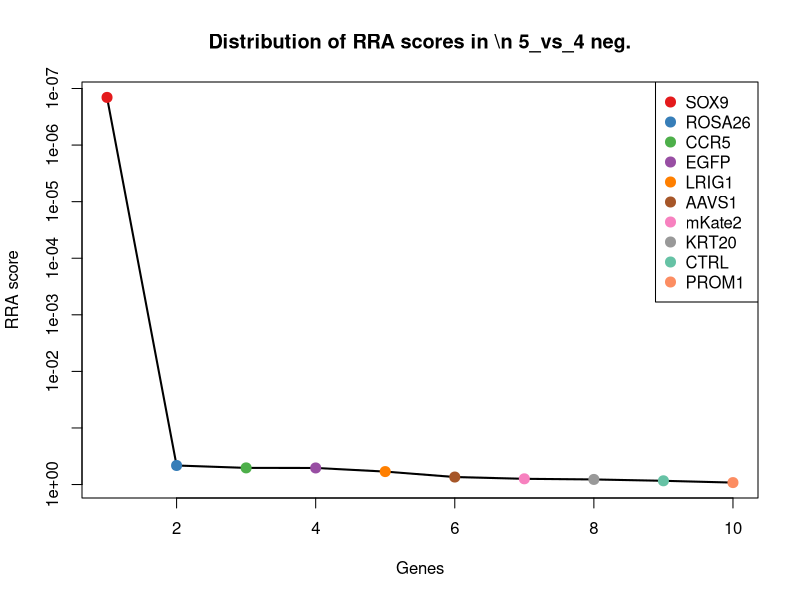
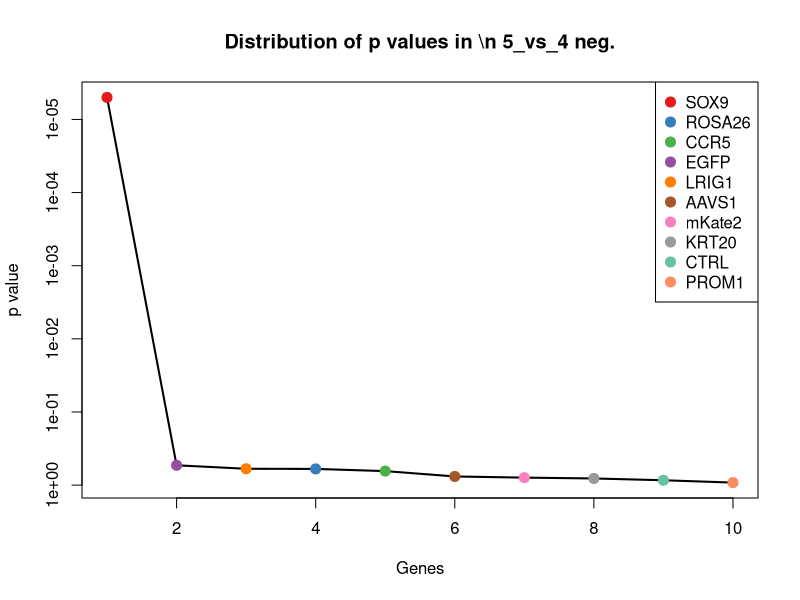
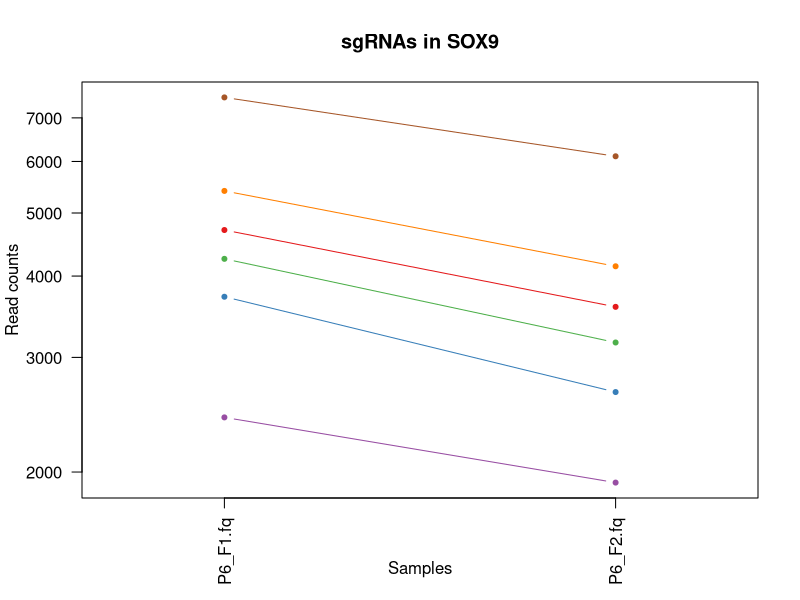
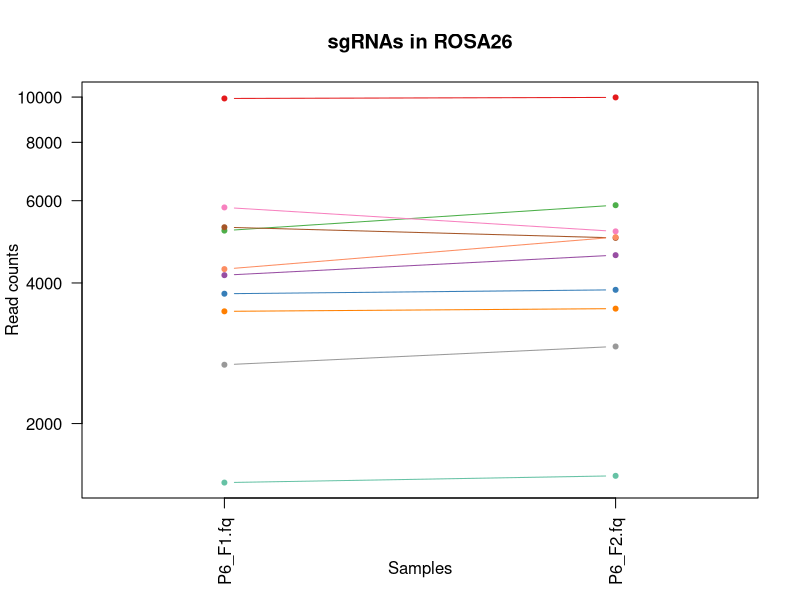
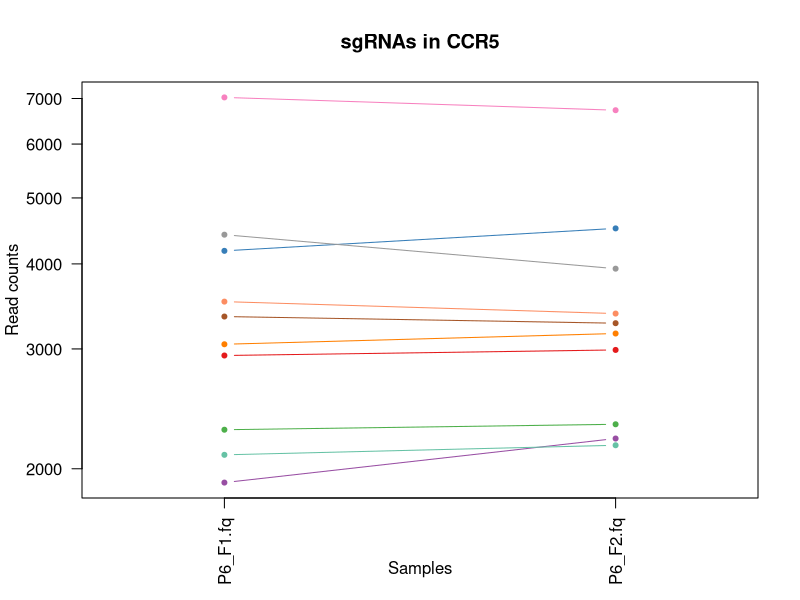
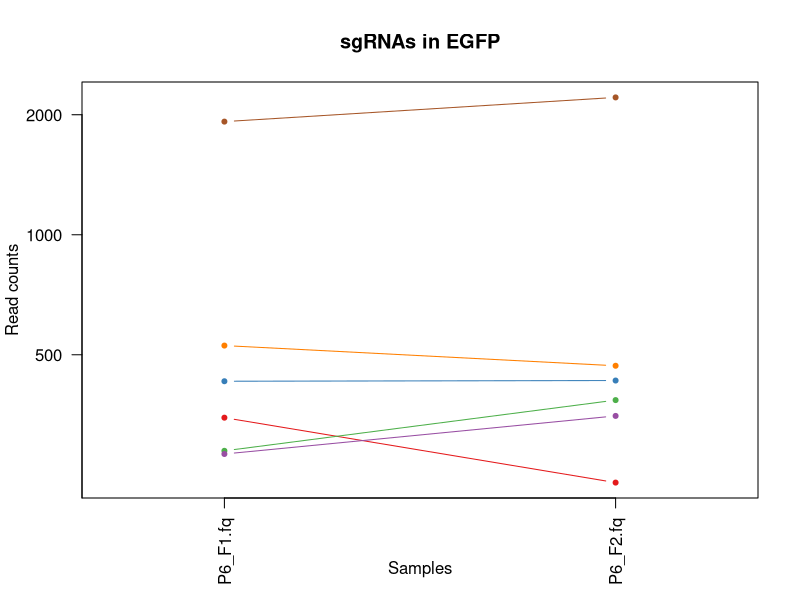
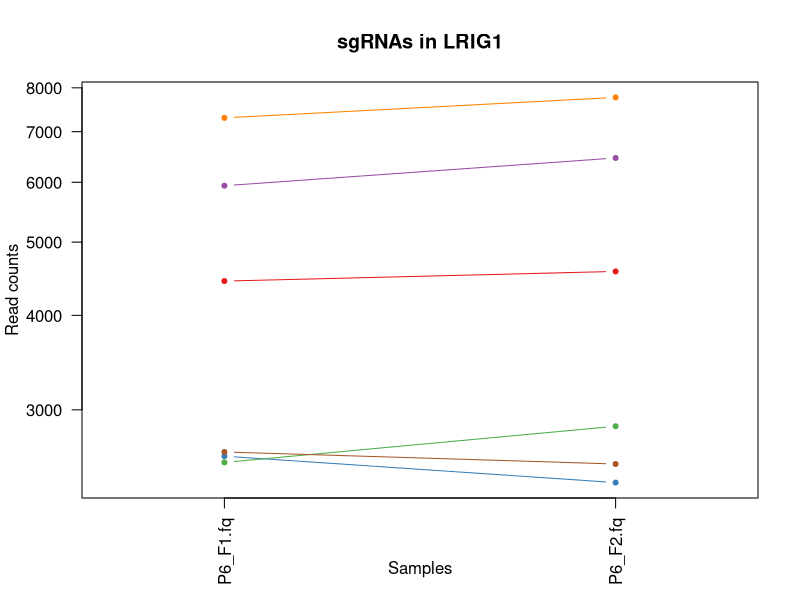
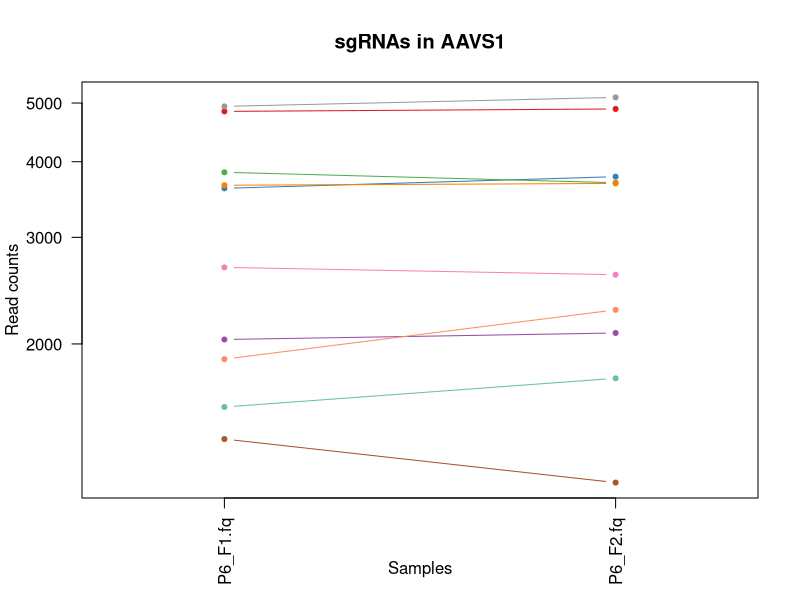

These figures' R source, in order: (Note: this script raises an error after producing the figures.)
pdf(file='P6_45_day7.pdf',width=4.5,height=4.5);
gstable=read.table('P6_45_day7.gene_summary.txt',header=T)
# 
#
# parameters
# Do not modify the variables beginning with "__"

# gstablename='__GENE_SUMMARY_FILE__'
startindex=3
# outputfile='__OUTPUT_FILE__'
targetgenelist=c("SOX9","ROSA26","CCR5","EGFP","LRIG1","AAVS1","mKate2","KRT20","CTRL","PROM1")
# samplelabel=sub('.\\w+.\\w+$','',colnames(gstable)[startindex]);
samplelabel='5_vs_4 neg.'


# You need to write some codes in front of this code:
# gstable=read.table(gstablename,header=T)
# pdf(file=outputfile,width=6,height=6)


# set up color using RColorBrewer
#library(RColorBrewer)
#colors <- brewer.pal(length(targetgenelist), "Set1")

colors=c( "#E41A1C", "#377EB8", "#4DAF4A", "#984EA3", "#FF7F00",  "#A65628", "#F781BF",
          "#999999", "#66C2A5", "#FC8D62", "#8DA0CB", "#E78AC3", "#A6D854", "#FFD92F", "#E5C494", "#B3B3B3", 
          "#8DD3C7", "#FFFFB3", "#BEBADA", "#FB8072", "#80B1D3", "#FDB462", "#B3DE69", "#FCCDE5",
          "#D9D9D9", "#BC80BD", "#CCEBC5", "#FFED6F")

######
# function definition

plotrankedvalues<-function(val, tglist, ...){
  
  plot(val,log='y',ylim=c(max(val),min(val)),type='l',lwd=2, ...)
  if(length(tglist)>0){
    for(i in 1:length(tglist)){
      targetgene=tglist[i];
      tx=which(names(val)==targetgene);ty=val[targetgene];
      points(tx,ty,col=colors[(i %% length(colors)) ],cex=2,pch=20)
      # text(tx+50,ty,targetgene,col=colors[i])
    }
    legend('topright',tglist,pch=20,pt.cex = 2,cex=1,col=colors)
  }
}



plotrandvalues<-function(val,targetgenelist, ...){
  # choose the one with the best distance distribution
  
  mindiffvalue=0;
  randval=val;
  for(i in 1:20){
    randval0=sample(val)
    vindex=sort(which(names(randval0) %in% targetgenelist))
    if(max(vindex)>0.9*length(val)){
      # print('pass...')
      next;
    }
    mindiffind=min(diff(vindex));
    if (mindiffind > mindiffvalue){
      mindiffvalue=mindiffind;
      randval=randval0;
      # print(paste('Diff: ',mindiffvalue))
    }
  }
  plot(randval,log='y',ylim=c(max(randval),min(randval)),pch=20,col='grey', ...)
  
  if(length(targetgenelist)>0){
    for(i in 1:length(targetgenelist)){
      targetgene=targetgenelist[i];
      tx=which(names(randval)==targetgene);ty=randval[targetgene];
      points(tx,ty,col=colors[(i %% length(colors)) ],cex=2,pch=20)
      text(tx+50,ty,targetgene,col=colors[i])
    }
  }
  
}




# set.seed(1235)



pvec=gstable[,startindex]
names(pvec)=gstable[,'id']
pvec=sort(pvec);

plotrankedvalues(pvec,targetgenelist,xlab='Genes',ylab='RRA score',main=paste('Distribution of RRA scores in \\n',samplelabel))

# plotrandvalues(pvec,targetgenelist,xlab='Genes',ylab='RRA score',main=paste('Distribution of RRA scores in \\n',samplelabel))


pvec=gstable[,startindex+1]
names(pvec)=gstable[,'id']
pvec=sort(pvec);

plotrankedvalues(pvec,targetgenelist,xlab='Genes',ylab='p value',main=paste('Distribution of p values in \\n',samplelabel))

# plotrandvalues(pvec,targetgenelist,xlab='Genes',ylab='p value',main=paste('Distribution of p values in \\n',samplelabel))



# you need to write after this code:
# dev.off()






# parameters
# Do not modify the variables beginning with "__"
targetmat=list(c(4706.807478768808,3586.5118864667625),c(3716.9996948573553,2652.9441856823432),c(4250.53532521469,3161.465132666662),c(2425.4467109982124,1925.6632841462795),c(5405.311073111385,4140.128087240257),c(7524.836180010382,6109.927151690836))
targetgene="SOX9"
collabel=c("P6_F1.fq","P6_F2.fq")

# set up color using RColorBrewer
#library(RColorBrewer)
#colors <- brewer.pal(length(targetgenelist), "Set1")

colors=c( "#E41A1C", "#377EB8", "#4DAF4A", "#984EA3", "#FF7F00",  "#A65628", "#F781BF",
          "#999999", "#66C2A5", "#FC8D62", "#8DA0CB", "#E78AC3", "#A6D854", "#FFD92F", "#E5C494", "#B3B3B3", 
          "#8DD3C7", "#FFFFB3", "#BEBADA", "#FB8072", "#80B1D3", "#FDB462", "#B3DE69", "#FCCDE5",
          "#D9D9D9", "#BC80BD", "#CCEBC5", "#FFED6F")


## code

targetmatvec=unlist(targetmat)+1
yrange=range(targetmatvec[targetmatvec>0]);
# yrange[1]=1; # set the minimum value to 1
for(i in 1:length(targetmat)){
  vali=targetmat[[i]]+1;
  if(i==1){
    plot(1:length(vali),vali,type='b',las=1,pch=20,main=paste('sgRNAs in',targetgene),ylab='Read counts',xlab='Samples',xlim=c(0.7,length(vali)+0.3),ylim = yrange,col=colors[(i %% length(colors))],xaxt='n',log='y')
    axis(1,at=1:length(vali),labels=(collabel),las=2)
    # lines(0:100,rep(1,101),col='black');
  }else{
    lines(1:length(vali),vali,type='b',pch=20,col=colors[(i %% length(colors))])
  }
}




# parameters
# Do not modify the variables beginning with "__"
targetmat=list(c(9930.44497128885,9982.362136650669),c(3792.1749695848075,3865.7186705657),c(5176.652945815385,5867.180360017189),c(4155.522130767493,4586.283257707631),c(3476.856456144661,3523.186636464942),c(5263.313331959531,4994.0594887799625),c(5803.113568544152,5157.169981208895),c(2671.8545559381946,2923.5157084173957),c(1494.1085852081112,1544.7523106504782),c(4281.858356351127,5012.289484992608))
targetgene="ROSA26"
collabel=c("P6_F1.fq","P6_F2.fq")

# set up color using RColorBrewer
#library(RColorBrewer)
#colors <- brewer.pal(length(targetgenelist), "Set1")

colors=c( "#E41A1C", "#377EB8", "#4DAF4A", "#984EA3", "#FF7F00",  "#A65628", "#F781BF",
          "#999999", "#66C2A5", "#FC8D62", "#8DA0CB", "#E78AC3", "#A6D854", "#FFD92F", "#E5C494", "#B3B3B3", 
          "#8DD3C7", "#FFFFB3", "#BEBADA", "#FB8072", "#80B1D3", "#FDB462", "#B3DE69", "#FCCDE5",
          "#D9D9D9", "#BC80BD", "#CCEBC5", "#FFED6F")


## code

targetmatvec=unlist(targetmat)+1
yrange=range(targetmatvec[targetmatvec>0]);
# yrange[1]=1; # set the minimum value to 1
for(i in 1:length(targetmat)){
  vali=targetmat[[i]]+1;
  if(i==1){
    plot(1:length(vali),vali,type='b',las=1,pch=20,main=paste('sgRNAs in',targetgene),ylab='Read counts',xlab='Samples',xlim=c(0.7,length(vali)+0.3),ylim = yrange,col=colors[(i %% length(colors))],xaxt='n',log='y')
    axis(1,at=1:length(vali),labels=(collabel),las=2)
    # lines(0:100,rep(1,101),col='black');
  }else{
    lines(1:length(vali),vali,type='b',pch=20,col=colors[(i %% length(colors))])
  }
}




# parameters
# Do not modify the variables beginning with "__"
targetmat=list(c(2932.8798154085143,2988.7599053889685),c(4179.536454638763,4509.525378917545),c(2281.360767770596,2323.84478036985),c(1907.5725962090978,2214.4648030939775),c(3046.686828537574,3159.5461856969096),c(3346.343826409501,3271.8045834274103),c(7024.711782865249,6726.868602466151),c(4414.45918816205,3934.800761476777),c(2095.5107830277284,2164.572181880422),c(3519.6645986977937,3380.2250872184068))
targetgene="CCR5"
collabel=c("P6_F1.fq","P6_F2.fq")

# set up color using RColorBrewer
#library(RColorBrewer)
#colors <- brewer.pal(length(targetgenelist), "Set1")

colors=c( "#E41A1C", "#377EB8", "#4DAF4A", "#984EA3", "#FF7F00",  "#A65628", "#F781BF",
          "#999999", "#66C2A5", "#FC8D62", "#8DA0CB", "#E78AC3", "#A6D854", "#FFD92F", "#E5C494", "#B3B3B3", 
          "#8DD3C7", "#FFFFB3", "#BEBADA", "#FB8072", "#80B1D3", "#FDB462", "#B3DE69", "#FCCDE5",
          "#D9D9D9", "#BC80BD", "#CCEBC5", "#FFED6F")


## code

targetmatvec=unlist(targetmat)+1
yrange=range(targetmatvec[targetmatvec>0]);
# yrange[1]=1; # set the minimum value to 1
for(i in 1:length(targetmat)){
  vali=targetmat[[i]]+1;
  if(i==1){
    plot(1:length(vali),vali,type='b',las=1,pch=20,main=paste('sgRNAs in',targetgene),ylab='Read counts',xlab='Samples',xlim=c(0.7,length(vali)+0.3),ylim = yrange,col=colors[(i %% length(colors))],xaxt='n',log='y')
    axis(1,at=1:length(vali),labels=(collabel),las=2)
    # lines(0:100,rep(1,101),col='black');
  }else{
    lines(1:length(vali),vali,type='b',pch=20,col=colors[(i %% length(colors))])
  }
}




# parameters
# Do not modify the variables beginning with "__"
targetmat=list(c(346.6415445765848,237.9494242492662),c(428.08142553132467,429.8441212244809),c(286.08368437947064,383.78939395042937),c(280.8631791900642,350.2078219797668),c(526.226923092165,468.22306061952384),c(1921.1459097015545,2209.667435669597))
targetgene="EGFP"
collabel=c("P6_F1.fq","P6_F2.fq")

# set up color using RColorBrewer
#library(RColorBrewer)
#colors <- brewer.pal(length(targetgenelist), "Set1")

colors=c( "#E41A1C", "#377EB8", "#4DAF4A", "#984EA3", "#FF7F00",  "#A65628", "#F781BF",
          "#999999", "#66C2A5", "#FC8D62", "#8DA0CB", "#E78AC3", "#A6D854", "#FFD92F", "#E5C494", "#B3B3B3", 
          "#8DD3C7", "#FFFFB3", "#BEBADA", "#FB8072", "#80B1D3", "#FDB462", "#B3DE69", "#FCCDE5",
          "#D9D9D9", "#BC80BD", "#CCEBC5", "#FFED6F")


## code

targetmatvec=unlist(targetmat)+1
yrange=range(targetmatvec[targetmatvec>0]);
# yrange[1]=1; # set the minimum value to 1
for(i in 1:length(targetmat)){
  vali=targetmat[[i]]+1;
  if(i==1){
    plot(1:length(vali),vali,type='b',las=1,pch=20,main=paste('sgRNAs in',targetgene),ylab='Read counts',xlab='Samples',xlim=c(0.7,length(vali)+0.3),ylim = yrange,col=colors[(i %% length(colors))],xaxt='n',log='y')
    axis(1,at=1:length(vali),labels=(collabel),las=2)
    # lines(0:100,rep(1,101),col='black');
  }else{
    lines(1:length(vali),vali,type='b',pch=20,col=colors[(i %% length(colors))])
  }
}




# parameters
# Do not modify the variables beginning with "__"
targetmat=list(c(4439.517613071201,4571.8911554344895),c(2603.987988475911,2402.521606129688),c(2554.9152396954914,2852.5146705365664),c(5936.758501392956,6460.134973670602),c(7299.310355828025,7768.856807041567),c(2637.3992216881124,2542.6047349215946))
targetgene="LRIG1"
collabel=c("P6_F1.fq","P6_F2.fq")

# set up color using RColorBrewer
#library(RColorBrewer)
#colors <- brewer.pal(length(targetgenelist), "Set1")

colors=c( "#E41A1C", "#377EB8", "#4DAF4A", "#984EA3", "#FF7F00",  "#A65628", "#F781BF",
          "#999999", "#66C2A5", "#FC8D62", "#8DA0CB", "#E78AC3", "#A6D854", "#FFD92F", "#E5C494", "#B3B3B3", 
          "#8DD3C7", "#FFFFB3", "#BEBADA", "#FB8072", "#80B1D3", "#FDB462", "#B3DE69", "#FCCDE5",
          "#D9D9D9", "#BC80BD", "#CCEBC5", "#FFED6F")


## code

targetmatvec=unlist(targetmat)+1
yrange=range(targetmatvec[targetmatvec>0]);
# yrange[1]=1; # set the minimum value to 1
for(i in 1:length(targetmat)){
  vali=targetmat[[i]]+1;
  if(i==1){
    plot(1:length(vali),vali,type='b',las=1,pch=20,main=paste('sgRNAs in',targetgene),ylab='Read counts',xlab='Samples',xlim=c(0.7,length(vali)+0.3),ylim = yrange,col=colors[(i %% length(colors))],xaxt='n',log='y')
    axis(1,at=1:length(vali),labels=(collabel),las=2)
    # lines(0:100,rep(1,101),col='black');
  }else{
    lines(1:length(vali),vali,type='b',pch=20,col=colors[(i %% length(colors))])
  }
}




# parameters
# Do not modify the variables beginning with "__"
targetmat=list(c(4842.540613693375,4887.557931958718),c(3613.633692107109,3777.447109957101),c(3841.2477183652277,3691.0944963182546),c(2032.8647207548513,2083.9764091508314),c(3656.441834660241,3681.499761469494),c(1391.7866834957458,1179.1929129126943),c(2674.9868590518386,2601.132617499035),c(4936.50970710269,5107.277359995339),c(1572.4161630492072,1753.9175303534623),c(1886.6905754514723,2275.871106126046))
targetgene="AAVS1"
collabel=c("P6_F1.fq","P6_F2.fq")

# set up color using RColorBrewer
#library(RColorBrewer)
#colors <- brewer.pal(length(targetgenelist), "Set1")

colors=c( "#E41A1C", "#377EB8", "#4DAF4A", "#984EA3", "#FF7F00",  "#A65628", "#F781BF",
          "#999999", "#66C2A5", "#FC8D62", "#8DA0CB", "#E78AC3", "#A6D854", "#FFD92F", "#E5C494", "#B3B3B3", 
          "#8DD3C7", "#FFFFB3", "#BEBADA", "#FB8072", "#80B1D3", "#FDB462", "#B3DE69", "#FCCDE5",
          "#D9D9D9", "#BC80BD", "#CCEBC5", "#FFED6F")


## code

targetmatvec=unlist(targetmat)+1
yrange=range(targetmatvec[targetmatvec>0]);
# yrange[1]=1; # set the minimum value to 1
for(i in 1:length(targetmat)){
  vali=targetmat[[i]]+1;
  if(i==1){
    plot(1:length(vali),vali,type='b',las=1,pch=20,main=paste('sgRNAs in',targetgene),ylab='Read counts',xlab='Samples',xlim=c(0.7,length(vali)+0.3),ylim = yrange,col=colors[(i %% length(colors))],xaxt='n',log='y')
    axis(1,at=1:length(vali),labels=(collabel),las=2)
    # lines(0:100,rep(1,101),col='black');
  }else{
    lines(1:length(vali),vali,type='b',pch=20,col=colors[(i %% length(colors))])
  }
}




# parameters
# Do not modify the variables beginning with "__"
targetmat=list(c(2158.156845300605,2654.8631326520954),c(3082.1862638255375,3368.711405399894),c(3198.0814790303593,3159.5461856969096),c(2708.3980922640394,2601.132617499035),c(2507.9306929908334,2724.9046970480485),c(4815.393986708462,4711.014810741521))
targetgene="mKate2"
collabel=c("P6_F1.fq","P6_F2.fq")

# set up color using RColorBrewer
#library(RColorBrewer)
#colors <- brewer.pal(length(targetgenelist), "Set1")

colors=c( "#E41A1C", "#377EB8", "#4DAF4A", "#984EA3", "#FF7F00",  "#A65628", "#F781BF",
          "#999999", "#66C2A5", "#FC8D62", "#8DA0CB", "#E78AC3", "#A6D854", "#FFD92F", "#E5C494", "#B3B3B3", 
          "#8DD3C7", "#FFFFB3", "#BEBADA", "#FB8072", "#80B1D3", "#FDB462", "#B3DE69", "#FCCDE5",
          "#D9D9D9", "#BC80BD", "#CCEBC5", "#FFED6F")


## code

targetmatvec=unlist(targetmat)+1
yrange=range(targetmatvec[targetmatvec>0]);
# yrange[1]=1; # set the minimum value to 1
for(i in 1:length(targetmat)){
  vali=targetmat[[i]]+1;
  if(i==1){
    plot(1:length(vali),vali,type='b',las=1,pch=20,main=paste('sgRNAs in',targetgene),ylab='Read counts',xlab='Samples',xlim=c(0.7,length(vali)+0.3),ylim = yrange,col=colors[(i %% length(colors))],xaxt='n',log='y')
    axis(1,at=1:length(vali),labels=(collabel),las=2)
    # lines(0:100,rep(1,101),col='black');
  }else{
    lines(1:length(vali),vali,type='b',pch=20,col=colors[(i %% length(colors))])
  }
}




# parameters
# Do not modify the variables beginning with "__"
targetmat=list(c(531.4474282815713,612.1440833509348),c(812.3106074716355,841.4582462363164),c(558.5940552664846,771.416681840363),c(234.92273352328792,316.62625000910424),c(1086.909180434412,1020.8797879081421),c(774.7229701079094,786.7682575983802))
targetgene="KRT20"
collabel=c("P6_F1.fq","P6_F2.fq")

# set up color using RColorBrewer
#library(RColorBrewer)
#colors <- brewer.pal(length(targetgenelist), "Set1")

colors=c( "#E41A1C", "#377EB8", "#4DAF4A", "#984EA3", "#FF7F00",  "#A65628", "#F781BF",
          "#999999", "#66C2A5", "#FC8D62", "#8DA0CB", "#E78AC3", "#A6D854", "#FFD92F", "#E5C494", "#B3B3B3", 
          "#8DD3C7", "#FFFFB3", "#BEBADA", "#FB8072", "#80B1D3", "#FDB462", "#B3DE69", "#FCCDE5",
          "#D9D9D9", "#BC80BD", "#CCEBC5", "#FFED6F")


## code

targetmatvec=unlist(targetmat)+1
yrange=range(targetmatvec[targetmatvec>0]);
# yrange[1]=1; # set the minimum value to 1
for(i in 1:length(targetmat)){
  vali=targetmat[[i]]+1;
  if(i==1){
    plot(1:length(vali),vali,type='b',las=1,pch=20,main=paste('sgRNAs in',targetgene),ylab='Read counts',xlab='Samples',xlim=c(0.7,length(vali)+0.3),ylim = yrange,col=colors[(i %% length(colors))],xaxt='n',log='y')
    axis(1,at=1:length(vali),labels=(collabel),las=2)
    # lines(0:100,rep(1,101),col='black');
  }else{
    lines(1:length(vali),vali,type='b',pch=20,col=colors[(i %% length(colors))])
  }
}




# parameters
# Do not modify the variables beginning with "__"
targetmat=list(c(3035.20171712088,3070.315151603435),c(2561.179845922779,2546.442628861099),c(9567.097810106165,9413.394360119157),c(1574.5043651249696,1609.0370341371752),c(3311.888492159419,3329.3729925199746),c(6366.928129000043,6155.981878964887),c(3571.8696505918574,3691.0944963182546),c(3800.5277778878576,3926.1655001128925),c(3007.0109890980852,3366.792458430142),c(5064.9341347620875,5703.110394103381))
targetgene="CTRL"
collabel=c("P6_F1.fq","P6_F2.fq")

# set up color using RColorBrewer
#library(RColorBrewer)
#colors <- brewer.pal(length(targetgenelist), "Set1")

colors=c( "#E41A1C", "#377EB8", "#4DAF4A", "#984EA3", "#FF7F00",  "#A65628", "#F781BF",
          "#999999", "#66C2A5", "#FC8D62", "#8DA0CB", "#E78AC3", "#A6D854", "#FFD92F", "#E5C494", "#B3B3B3", 
          "#8DD3C7", "#FFFFB3", "#BEBADA", "#FB8072", "#80B1D3", "#FDB462", "#B3DE69", "#FCCDE5",
          "#D9D9D9", "#BC80BD", "#CCEBC5", "#FFED6F")


## code

targetmatvec=unlist(targetmat)+1
yrange=range(targetmatvec[targetmatvec>0]);
# yrange[1]=1; # set the minimum value to 1
for(i in 1:length(targetmat)){
  vali=targetmat[[i]]+1;
  if(i==1){
    plot(1:length(vali),vali,type='b',las=1,pch=20,main=paste('sgRNAs in',targetgene),ylab='Read counts',xlab='Samples',xlim=c(0.7,length(vali)+0.3),ylim = yrange,col=colors[(i %% length(colors))],xaxt='n',log='y')
    axis(1,at=1:length(vali),labels=(collabel),las=2)
    # lines(0:100,rep(1,101),col='black');
  }else{
    lines(1:length(vali),vali,type='b',pch=20,col=colors[(i %% length(colors))])
  }
}




# parameters
# Do not modify the variables beginning with "__"
targetmat=list(c(3476.856456144661,3632.566613740814),c(5131.756601186489,5354.821519093366),c(3712.8232907058305,3959.747072083555),c(6005.66916989312,6006.30401532422),c(3558.2963370994007,3682.45923495437),c(8719.287767346566,9027.686019198974))
targetgene="PROM1"
collabel=c("P6_F1.fq","P6_F2.fq")

# set up color using RColorBrewer
#library(RColorBrewer)
#colors <- brewer.pal(length(targetgenelist), "Set1")

colors=c( "#E41A1C", "#377EB8", "#4DAF4A", "#984EA3", "#FF7F00",  "#A65628", "#F781BF",
          "#999999", "#66C2A5", "#FC8D62", "#8DA0CB", "#E78AC3", "#A6D854", "#FFD92F", "#E5C494", "#B3B3B3", 
          "#8DD3C7", "#FFFFB3", "#BEBADA", "#FB8072", "#80B1D3", "#FDB462", "#B3DE69", "#FCCDE5",
          "#D9D9D9", "#BC80BD", "#CCEBC5", "#FFED6F")


## code

targetmatvec=unlist(targetmat)+1
yrange=range(targetmatvec[targetmatvec>0]);
# yrange[1]=1; # set the minimum value to 1
for(i in 1:length(targetmat)){
  vali=targetmat[[i]]+1;
  if(i==1){
    plot(1:length(vali),vali,type='b',las=1,pch=20,main=paste('sgRNAs in',targetgene),ylab='Read counts',xlab='Samples',xlim=c(0.7,length(vali)+0.3),ylim = yrange,col=colors[(i %% length(colors))],xaxt='n',log='y')
    axis(1,at=1:length(vali),labels=(collabel),las=2)
    # lines(0:100,rep(1,101),col='black');
  }else{
    lines(1:length(vali),vali,type='b',pch=20,col=colors[(i %% length(colors))])
  }
}



# 
#
# parameters
# Do not modify the variables beginning with "__"

# gstablename='__GENE_SUMMARY_FILE__'
startindex=9
# outputfile='__OUTPUT_FILE__'
targetgenelist=c("ROSA26","LRIG1","mKate2","EGFP","KRT20","PROM1","CTRL","AAVS1","CCR5","SOX9")
# samplelabel=sub('.\\w+.\\w+$','',colnames(gstable)[startindex]);
samplelabel='5_vs_4 pos.'


# You need to write some codes in front of this code:
# gstable=read.table(gstablename,header=T)
# pdf(file=outputfile,width=6,height=6)


# set up color using RColorBrewer
#library(RColorBrewer)
#colors <- brewer.pal(length(targetgenelist), "Set1")

colors=c( "#E41A1C", "#377EB8", "#4DAF4A", "#984EA3", "#FF7F00",  "#A65628", "#F781BF",
          "#999999", "#66C2A5", "#FC8D62", "#8DA0CB", "#E78AC3", "#A6D854", "#FFD92F", "#E5C494", "#B3B3B3", 
          "#8DD3C7", "#FFFFB3", "#BEBADA", "#FB8072", "#80B1D3", "#FDB462", "#B3DE69", "#FCCDE5",
          "#D9D9D9", "#BC80BD", "#CCEBC5", "#FFED6F")

######
# function definition

plotrankedvalues<-function(val, tglist, ...){
  
  plot(val,log='y',ylim=c(max(val),min(val)),type='l',lwd=2, ...)
  if(length(tglist)>0){
    for(i in 1:length(tglist)){
      targetgene=tglist[i];
      tx=which(names(val)==targetgene);ty=val[targetgene];
      points(tx,ty,col=colors[(i %% length(colors)) ],cex=2,pch=20)
      # text(tx+50,ty,targetgene,col=colors[i])
    }
    legend('topright',tglist,pch=20,pt.cex = 2,cex=1,col=colors)
  }
}



plotrandvalues<-function(val,targetgenelist, ...){
  # choose the one with the best distance distribution
  
  mindiffvalue=0;
  randval=val;
  for(i in 1:20){
    randval0=sample(val)
    vindex=sort(which(names(randval0) %in% targetgenelist))
    if(max(vindex)>0.9*length(val)){
      # print('pass...')
      next;
    }
    mindiffind=min(diff(vindex));
    if (mindiffind > mindiffvalue){
      mindiffvalue=mindiffind;
      randval=randval0;
      # print(paste('Diff: ',mindiffvalue))
    }
  }
  plot(randval,log='y',ylim=c(max(randval),min(randval)),pch=20,col='grey', ...)
  
  if(length(targetgenelist)>0){
    for(i in 1:length(targetgenelist)){
      targetgene=targetgenelist[i];
      tx=which(names(randval)==targetgene);ty=randval[targetgene];
      points(tx,ty,col=colors[(i %% length(colors)) ],cex=2,pch=20)
      text(tx+50,ty,targetgene,col=colors[i])
    }
  }
  
}




# set.seed(1235)



pvec=gstable[,startindex]
names(pvec)=gstable[,'id']
pvec=sort(pvec);

plotrankedvalues(pvec,targetgenelist,xlab='Genes',ylab='RRA score',main=paste('Distribution of RRA scores in \\n',samplelabel))

# plotrandvalues(pvec,targetgenelist,xlab='Genes',ylab='RRA score',main=paste('Distribution of RRA scores in \\n',samplelabel))


pvec=gstable[,startindex+1]
names(pvec)=gstable[,'id']
pvec=sort(pvec);

plotrankedvalues(pvec,targetgenelist,xlab='Genes',ylab='p value',main=paste('Distribution of p values in \\n',samplelabel))

# plotrandvalues(pvec,targetgenelist,xlab='Genes',ylab='p value',main=paste('Distribution of p values in \\n',samplelabel))



# you need to write after this code:
# dev.off()






# parameters
# Do not modify the variables beginning with "__"
targetmat=list(c(9930.44497128885,9982.362136650669),c(3792.1749695848075,3865.7186705657),c(5176.652945815385,5867.180360017189),c(4155.522130767493,4586.283257707631),c(3476.856456144661,3523.186636464942),c(5263.313331959531,4994.0594887799625),c(5803.113568544152,5157.169981208895),c(2671.8545559381946,2923.5157084173957),c(1494.1085852081112,1544.7523106504782),c(4281.858356351127,5012.289484992608))
targetgene="ROSA26"
collabel=c("P6_F1.fq","P6_F2.fq")

# set up color using RColorBrewer
#library(RColorBrewer)
#colors <- brewer.pal(length(targetgenelist), "Set1")

colors=c( "#E41A1C", "#377EB8", "#4DAF4A", "#984EA3", "#FF7F00",  "#A65628", "#F781BF",
          "#999999", "#66C2A5", "#FC8D62", "#8DA0CB", "#E78AC3", "#A6D854", "#FFD92F", "#E5C494", "#B3B3B3", 
          "#8DD3C7", "#FFFFB3", "#BEBADA", "#FB8072", "#80B1D3", "#FDB462", "#B3DE69", "#FCCDE5",
          "#D9D9D9", "#BC80BD", "#CCEBC5", "#FFED6F")


## code

targetmatvec=unlist(targetmat)+1
yrange=range(targetmatvec[targetmatvec>0]);
# yrange[1]=1; # set the minimum value to 1
for(i in 1:length(targetmat)){
  vali=targetmat[[i]]+1;
  if(i==1){
    plot(1:length(vali),vali,type='b',las=1,pch=20,main=paste('sgRNAs in',targetgene),ylab='Read counts',xlab='Samples',xlim=c(0.7,length(vali)+0.3),ylim = yrange,col=colors[(i %% length(colors))],xaxt='n',log='y')
    axis(1,at=1:length(vali),labels=(collabel),las=2)
    # lines(0:100,rep(1,101),col='black');
  }else{
    lines(1:length(vali),vali,type='b',pch=20,col=colors[(i %% length(colors))])
  }
}




# parameters
# Do not modify the variables beginning with "__"
targetmat=list(c(4439.517613071201,4571.8911554344895),c(2603.987988475911,2402.521606129688),c(2554.9152396954914,2852.5146705365664),c(5936.758501392956,6460.134973670602),c(7299.310355828025,7768.856807041567),c(2637.3992216881124,2542.6047349215946))
targetgene="LRIG1"
collabel=c("P6_F1.fq","P6_F2.fq")

# set up color using RColorBrewer
#library(RColorBrewer)
#colors <- brewer.pal(length(targetgenelist), "Set1")

colors=c( "#E41A1C", "#377EB8", "#4DAF4A", "#984EA3", "#FF7F00",  "#A65628", "#F781BF",
          "#999999", "#66C2A5", "#FC8D62", "#8DA0CB", "#E78AC3", "#A6D854", "#FFD92F", "#E5C494", "#B3B3B3", 
          "#8DD3C7", "#FFFFB3", "#BEBADA", "#FB8072", "#80B1D3", "#FDB462", "#B3DE69", "#FCCDE5",
          "#D9D9D9", "#BC80BD", "#CCEBC5", "#FFED6F")


## code

targetmatvec=unlist(targetmat)+1
yrange=range(targetmatvec[targetmatvec>0]);
# yrange[1]=1; # set the minimum value to 1
for(i in 1:length(targetmat)){
  vali=targetmat[[i]]+1;
  if(i==1){
    plot(1:length(vali),vali,type='b',las=1,pch=20,main=paste('sgRNAs in',targetgene),ylab='Read counts',xlab='Samples',xlim=c(0.7,length(vali)+0.3),ylim = yrange,col=colors[(i %% length(colors))],xaxt='n',log='y')
    axis(1,at=1:length(vali),labels=(collabel),las=2)
    # lines(0:100,rep(1,101),col='black');
  }else{
    lines(1:length(vali),vali,type='b',pch=20,col=colors[(i %% length(colors))])
  }
}




# parameters
# Do not modify the variables beginning with "__"
targetmat=list(c(2158.156845300605,2654.8631326520954),c(3082.1862638255375,3368.711405399894),c(3198.0814790303593,3159.5461856969096),c(2708.3980922640394,2601.132617499035),c(2507.9306929908334,2724.9046970480485),c(4815.393986708462,4711.014810741521))
targetgene="mKate2"
collabel=c("P6_F1.fq","P6_F2.fq")

# set up color using RColorBrewer
#library(RColorBrewer)
#colors <- brewer.pal(length(targetgenelist), "Set1")

colors=c( "#E41A1C", "#377EB8", "#4DAF4A", "#984EA3", "#FF7F00",  "#A65628", "#F781BF",
          "#999999", "#66C2A5", "#FC8D62", "#8DA0CB", "#E78AC3", "#A6D854", "#FFD92F", "#E5C494", "#B3B3B3", 
          "#8DD3C7", "#FFFFB3", "#BEBADA", "#FB8072", "#80B1D3", "#FDB462", "#B3DE69", "#FCCDE5",
          "#D9D9D9", "#BC80BD", "#CCEBC5", "#FFED6F")


## code

targetmatvec=unlist(targetmat)+1
yrange=range(targetmatvec[targetmatvec>0]);
# yrange[1]=1; # set the minimum value to 1
for(i in 1:length(targetmat)){
  vali=targetmat[[i]]+1;
  if(i==1){
    plot(1:length(vali),vali,type='b',las=1,pch=20,main=paste('sgRNAs in',targetgene),ylab='Read counts',xlab='Samples',xlim=c(0.7,length(vali)+0.3),ylim = yrange,col=colors[(i %% length(colors))],xaxt='n',log='y')
    axis(1,at=1:length(vali),labels=(collabel),las=2)
    # lines(0:100,rep(1,101),col='black');
  }else{
    lines(1:length(vali),vali,type='b',pch=20,col=colors[(i %% length(colors))])
  }
}




# parameters
# Do not modify the variables beginning with "__"
targetmat=list(c(346.6415445765848,237.9494242492662),c(428.08142553132467,429.8441212244809),c(286.08368437947064,383.78939395042937),c(280.8631791900642,350.2078219797668),c(526.226923092165,468.22306061952384),c(1921.1459097015545,2209.667435669597))
targetgene="EGFP"
collabel=c("P6_F1.fq","P6_F2.fq")

# set up color using RColorBrewer
#library(RColorBrewer)
#colors <- brewer.pal(length(targetgenelist), "Set1")

colors=c( "#E41A1C", "#377EB8", "#4DAF4A", "#984EA3", "#FF7F00",  "#A65628", "#F781BF",
          "#999999", "#66C2A5", "#FC8D62", "#8DA0CB", "#E78AC3", "#A6D854", "#FFD92F", "#E5C494", "#B3B3B3", 
          "#8DD3C7", "#FFFFB3", "#BEBADA", "#FB8072", "#80B1D3", "#FDB462", "#B3DE69", "#FCCDE5",
          "#D9D9D9", "#BC80BD", "#CCEBC5", "#FFED6F")


## code

targetmatvec=unlist(targetmat)+1
yrange=range(targetmatvec[targetmatvec>0]);
# yrange[1]=1; # set the minimum value to 1
for(i in 1:length(targetmat)){
  vali=targetmat[[i]]+1;
  if(i==1){
    plot(1:length(vali),vali,type='b',las=1,pch=20,main=paste('sgRNAs in',targetgene),ylab='Read counts',xlab='Samples',xlim=c(0.7,length(vali)+0.3),ylim = yrange,col=colors[(i %% length(colors))],xaxt='n',log='y')
    axis(1,at=1:length(vali),labels=(collabel),las=2)
    # lines(0:100,rep(1,101),col='black');
  }else{
    lines(1:length(vali),vali,type='b',pch=20,col=colors[(i %% length(colors))])
  }
}




# parameters
# Do not modify the variables beginning with "__"
targetmat=list(c(531.4474282815713,612.1440833509348),c(812.3106074716355,841.4582462363164),c(558.5940552664846,771.416681840363),c(234.92273352328792,316.62625000910424),c(1086.909180434412,1020.8797879081421),c(774.7229701079094,786.7682575983802))
targetgene="KRT20"
collabel=c("P6_F1.fq","P6_F2.fq")

# set up color using RColorBrewer
#library(RColorBrewer)
#colors <- brewer.pal(length(targetgenelist), "Set1")

colors=c( "#E41A1C", "#377EB8", "#4DAF4A", "#984EA3", "#FF7F00",  "#A65628", "#F781BF",
          "#999999", "#66C2A5", "#FC8D62", "#8DA0CB", "#E78AC3", "#A6D854", "#FFD92F", "#E5C494", "#B3B3B3", 
          "#8DD3C7", "#FFFFB3", "#BEBADA", "#FB8072", "#80B1D3", "#FDB462", "#B3DE69", "#FCCDE5",
          "#D9D9D9", "#BC80BD", "#CCEBC5", "#FFED6F")


## code

targetmatvec=unlist(targetmat)+1
yrange=range(targetmatvec[targetmatvec>0]);
# yrange[1]=1; # set the minimum value to 1
for(i in 1:length(targetmat)){
  vali=targetmat[[i]]+1;
  if(i==1){
    plot(1:length(vali),vali,type='b',las=1,pch=20,main=paste('sgRNAs in',targetgene),ylab='Read counts',xlab='Samples',xlim=c(0.7,length(vali)+0.3),ylim = yrange,col=colors[(i %% length(colors))],xaxt='n',log='y')
    axis(1,at=1:length(vali),labels=(collabel),las=2)
    # lines(0:100,rep(1,101),col='black');
  }else{
    lines(1:length(vali),vali,type='b',pch=20,col=colors[(i %% length(colors))])
  }
}




# parameters
# Do not modify the variables beginning with "__"
targetmat=list(c(3476.856456144661,3632.566613740814),c(5131.756601186489,5354.821519093366),c(3712.8232907058305,3959.747072083555),c(6005.66916989312,6006.30401532422),c(3558.2963370994007,3682.45923495437),c(8719.287767346566,9027.686019198974))
targetgene="PROM1"
collabel=c("P6_F1.fq","P6_F2.fq")

# set up color using RColorBrewer
#library(RColorBrewer)
#colors <- brewer.pal(length(targetgenelist), "Set1")

colors=c( "#E41A1C", "#377EB8", "#4DAF4A", "#984EA3", "#FF7F00",  "#A65628", "#F781BF",
          "#999999", "#66C2A5", "#FC8D62", "#8DA0CB", "#E78AC3", "#A6D854", "#FFD92F", "#E5C494", "#B3B3B3", 
          "#8DD3C7", "#FFFFB3", "#BEBADA", "#FB8072", "#80B1D3", "#FDB462", "#B3DE69", "#FCCDE5",
          "#D9D9D9", "#BC80BD", "#CCEBC5", "#FFED6F")


## code

targetmatvec=unlist(targetmat)+1
yrange=range(targetmatvec[targetmatvec>0]);
# yrange[1]=1; # set the minimum value to 1
for(i in 1:length(targetmat)){
  vali=targetmat[[i]]+1;
  if(i==1){
    plot(1:length(vali),vali,type='b',las=1,pch=20,main=paste('sgRNAs in',targetgene),ylab='Read counts',xlab='Samples',xlim=c(0.7,length(vali)+0.3),ylim = yrange,col=colors[(i %% length(colors))],xaxt='n',log='y')
    axis(1,at=1:length(vali),labels=(collabel),las=2)
    # lines(0:100,rep(1,101),col='black');
  }else{
    lines(1:length(vali),vali,type='b',pch=20,col=colors[(i %% length(colors))])
  }
}




# parameters
# Do not modify the variables beginning with "__"
targetmat=list(c(3035.20171712088,3070.315151603435),c(2561.179845922779,2546.442628861099),c(9567.097810106165,9413.394360119157),c(1574.5043651249696,1609.0370341371752),c(3311.888492159419,3329.3729925199746),c(6366.928129000043,6155.981878964887),c(3571.8696505918574,3691.0944963182546),c(3800.5277778878576,3926.1655001128925),c(3007.0109890980852,3366.792458430142),c(5064.9341347620875,5703.110394103381))
targetgene="CTRL"
collabel=c("P6_F1.fq","P6_F2.fq")

# set up color using RColorBrewer
#library(RColorBrewer)
#colors <- brewer.pal(length(targetgenelist), "Set1")

colors=c( "#E41A1C", "#377EB8", "#4DAF4A", "#984EA3", "#FF7F00",  "#A65628", "#F781BF",
          "#999999", "#66C2A5", "#FC8D62", "#8DA0CB", "#E78AC3", "#A6D854", "#FFD92F", "#E5C494", "#B3B3B3", 
          "#8DD3C7", "#FFFFB3", "#BEBADA", "#FB8072", "#80B1D3", "#FDB462", "#B3DE69", "#FCCDE5",
          "#D9D9D9", "#BC80BD", "#CCEBC5", "#FFED6F")


## code

targetmatvec=unlist(targetmat)+1
yrange=range(targetmatvec[targetmatvec>0]);
# yrange[1]=1; # set the minimum value to 1
for(i in 1:length(targetmat)){
  vali=targetmat[[i]]+1;
  if(i==1){
    plot(1:length(vali),vali,type='b',las=1,pch=20,main=paste('sgRNAs in',targetgene),ylab='Read counts',xlab='Samples',xlim=c(0.7,length(vali)+0.3),ylim = yrange,col=colors[(i %% length(colors))],xaxt='n',log='y')
    axis(1,at=1:length(vali),labels=(collabel),las=2)
    # lines(0:100,rep(1,101),col='black');
  }else{
    lines(1:length(vali),vali,type='b',pch=20,col=colors[(i %% length(colors))])
  }
}




# parameters
# Do not modify the variables beginning with "__"
targetmat=list(c(4842.540613693375,4887.557931958718),c(3613.633692107109,3777.447109957101),c(3841.2477183652277,3691.0944963182546),c(2032.8647207548513,2083.9764091508314),c(3656.441834660241,3681.499761469494),c(1391.7866834957458,1179.1929129126943),c(2674.9868590518386,2601.132617499035),c(4936.50970710269,5107.277359995339),c(1572.4161630492072,1753.9175303534623),c(1886.6905754514723,2275.871106126046))
targetgene="AAVS1"
collabel=c("P6_F1.fq","P6_F2.fq")

# set up color using RColorBrewer
#library(RColorBrewer)
#colors <- brewer.pal(length(targetgenelist), "Set1")

colors=c( "#E41A1C", "#377EB8", "#4DAF4A", "#984EA3", "#FF7F00",  "#A65628", "#F781BF",
          "#999999", "#66C2A5", "#FC8D62", "#8DA0CB", "#E78AC3", "#A6D854", "#FFD92F", "#E5C494", "#B3B3B3", 
          "#8DD3C7", "#FFFFB3", "#BEBADA", "#FB8072", "#80B1D3", "#FDB462", "#B3DE69", "#FCCDE5",
          "#D9D9D9", "#BC80BD", "#CCEBC5", "#FFED6F")


## code

targetmatvec=unlist(targetmat)+1
yrange=range(targetmatvec[targetmatvec>0]);
# yrange[1]=1; # set the minimum value to 1
for(i in 1:length(targetmat)){
  vali=targetmat[[i]]+1;
  if(i==1){
    plot(1:length(vali),vali,type='b',las=1,pch=20,main=paste('sgRNAs in',targetgene),ylab='Read counts',xlab='Samples',xlim=c(0.7,length(vali)+0.3),ylim = yrange,col=colors[(i %% length(colors))],xaxt='n',log='y')
    axis(1,at=1:length(vali),labels=(collabel),las=2)
    # lines(0:100,rep(1,101),col='black');
  }else{
    lines(1:length(vali),vali,type='b',pch=20,col=colors[(i %% length(colors))])
  }
}




# parameters
# Do not modify the variables beginning with "__"
targetmat=list(c(2932.8798154085143,2988.7599053889685),c(4179.536454638763,4509.525378917545),c(2281.360767770596,2323.84478036985),c(1907.5725962090978,2214.4648030939775),c(3046.686828537574,3159.5461856969096),c(3346.343826409501,3271.8045834274103),c(7024.711782865249,6726.868602466151),c(4414.45918816205,3934.800761476777),c(2095.5107830277284,2164.572181880422),c(3519.6645986977937,3380.2250872184068))
targetgene="CCR5"
collabel=c("P6_F1.fq","P6_F2.fq")

# set up color using RColorBrewer
#library(RColorBrewer)
#colors <- brewer.pal(length(targetgenelist), "Set1")

colors=c( "#E41A1C", "#377EB8", "#4DAF4A", "#984EA3", "#FF7F00",  "#A65628", "#F781BF",
          "#999999", "#66C2A5", "#FC8D62", "#8DA0CB", "#E78AC3", "#A6D854", "#FFD92F", "#E5C494", "#B3B3B3", 
          "#8DD3C7", "#FFFFB3", "#BEBADA", "#FB8072", "#80B1D3", "#FDB462", "#B3DE69", "#FCCDE5",
          "#D9D9D9", "#BC80BD", "#CCEBC5", "#FFED6F")


## code

targetmatvec=unlist(targetmat)+1
yrange=range(targetmatvec[targetmatvec>0]);
# yrange[1]=1; # set the minimum value to 1
for(i in 1:length(targetmat)){
  vali=targetmat[[i]]+1;
  if(i==1){
    plot(1:length(vali),vali,type='b',las=1,pch=20,main=paste('sgRNAs in',targetgene),ylab='Read counts',xlab='Samples',xlim=c(0.7,length(vali)+0.3),ylim = yrange,col=colors[(i %% length(colors))],xaxt='n',log='y')
    axis(1,at=1:length(vali),labels=(collabel),las=2)
    # lines(0:100,rep(1,101),col='black');
  }else{
    lines(1:length(vali),vali,type='b',pch=20,col=colors[(i %% length(colors))])
  }
}




# parameters
# Do not modify the variables beginning with "__"
targetmat=list(c(4706.807478768808,3586.5118864667625),c(3716.9996948573553,2652.9441856823432),c(4250.53532521469,3161.465132666662),c(2425.4467109982124,1925.6632841462795),c(5405.311073111385,4140.128087240257),c(7524.836180010382,6109.927151690836))
targetgene="SOX9"
collabel=c("P6_F1.fq","P6_F2.fq")

# set up color using RColorBrewer
#library(RColorBrewer)
#colors <- brewer.pal(length(targetgenelist), "Set1")

colors=c( "#E41A1C", "#377EB8", "#4DAF4A", "#984EA3", "#FF7F00",  "#A65628", "#F781BF",
          "#999999", "#66C2A5", "#FC8D62", "#8DA0CB", "#E78AC3", "#A6D854", "#FFD92F", "#E5C494", "#B3B3B3", 
          "#8DD3C7", "#FFFFB3", "#BEBADA", "#FB8072", "#80B1D3", "#FDB462", "#B3DE69", "#FCCDE5",
          "#D9D9D9", "#BC80BD", "#CCEBC5", "#FFED6F")


## code

targetmatvec=unlist(targetmat)+1
yrange=range(targetmatvec[targetmatvec>0]);
# yrange[1]=1; # set the minimum value to 1
for(i in 1:length(targetmat)){
  vali=targetmat[[i]]+1;
  if(i==1){
    plot(1:length(vali),vali,type='b',las=1,pch=20,main=paste('sgRNAs in',targetgene),ylab='Read counts',xlab='Samples',xlim=c(0.7,length(vali)+0.3),ylim = yrange,col=colors[(i %% length(colors))],xaxt='n',log='y')
    axis(1,at=1:length(vali),labels=(collabel),las=2)
    # lines(0:100,rep(1,101),col='black');
  }else{
    lines(1:length(vali),vali,type='b',pch=20,col=colors[(i %% length(colors))])
  }
}



dev.off()
Sweave("P6_45_day7_summary.Rnw");
library(tools);

texi2dvi("P6_45_day7_summary.tex",pdf=TRUE);
